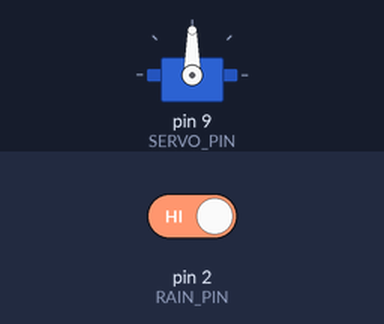
The sketch below on a simulated Arduino Uno, built with avr-gcc and run on an emulated ATmega328P. Parts: servo. The inputs (shaded band) are chosen by the test bench; at power-on: pin 2 (RAIN_PIN) HIGH.

Above: at 1.2 s.
1.3 s: pin 2 (RAIN_PIN) driven LOW
At 2.1 s:
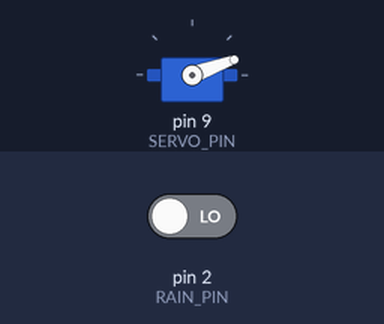
2.8 s: pin 2 (RAIN_PIN) driven HIGH
At 3.3 s:
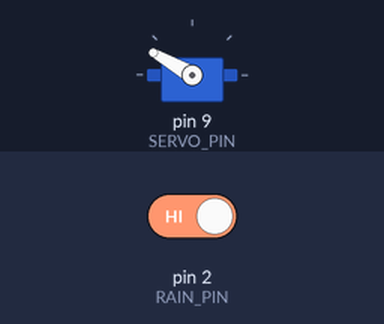
Timing chart, 0 to 5.8 s (numbered marks = the images above; inputs shaded):
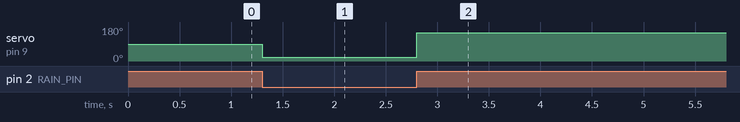

The sketch:

23.raindrop_detection.ino
```cpp
 /***************************************************************************
 * @简介:  检测雨滴并控制舵机动作
 * @接线:  舵机:棕色-GND、红色-5V、橙色-D9,雨滴模块:VCC-5V、GND-GND、DO-D2
 * @材料:  Arduino Nano开发板、SG90舵机、雨滴模块、杜邦线
 * @其他:  引入Servo库
 * @作者:  奈斯编程
 ***************************************************************************/

#include <Servo.h>                                          //引用舵机控制头文件

#define SERVO_PIN (9)                                       //舵机控制线连接数字D9引脚
#define RAIN_PIN (2)                                        //雨滴连接数字D9引脚

#define OPEN_WINDOW (150)                                   //开窗舵机旋转角度
#define CLOSE_WINDOW (20)                                   //关窗舵机旋转角度

Servo myservo;                                              //定义Servo对象
int rain_status = 0;                                        //定义雨滴状态变量,无雨为1,有雨为0
int windows_status = 0;                                     //定义窗户开关状态变量,开窗为0,关窗为1

 /***************************************************************************
 * @功能:  舵机PWM外设初始化和雨滴状态输入GPIO初始化
 * @输入:  无
 * @返回:  无
 ***************************************************************************/
void setup() {
    myservo.attach(SERVO_PIN);                              //舵机控制线连接数字D9引脚
    pinMode(RAIN_PIN, INPUT);                               //初始化D2引脚用来检测雨滴输入状态
}

 /***************************************************************************
 * @功能:  读取雨滴传感器状态并控制舵机
 * @输入:  无
 * @返回:  无
 ***************************************************************************/
void loop() {
    rain_status = digitalRead(2);                           //读取雨滴传感器状态,0为有雨,1为无雨
    if ((0 == rain_status)&&(0 == windows_status)) {        //有雨且当前窗户为开才执行关窗动作,避免舵机重复动作
        myservo.write(CLOSE_WINDOW);                        //舵机角度写入,关窗
        windows_status = 1;                                 //设置为关转态
        delay(500);                                         //等待舵机机械响应时间
    }
    else if ((1 == rain_status)&&(1 == windows_status)) {   //无雨且当前窗户为关才执行开窗动作,避免舵机重复动作
        myservo.write(OPEN_WINDOW);                         //舵机角度写入,开窗
        windows_status = 0;                                 //设置为开转态
        delay(500);                                         //等待舵机机械响应时间
    }
    else {                                                  //其他情况保持不变,避免舵机重复动作

    }
}
```

Measured:
- after the input at 1.3 s, servo on pin 9 (SERVO_PIN): 90° → 20° at once
- after the input at 2.8 s, servo on pin 9 (SERVO_PIN): 20° → 150° at once
